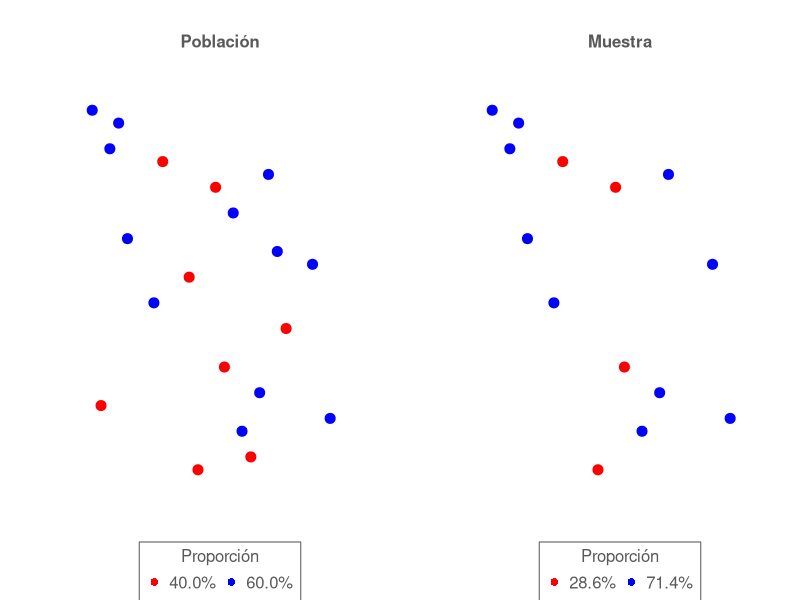
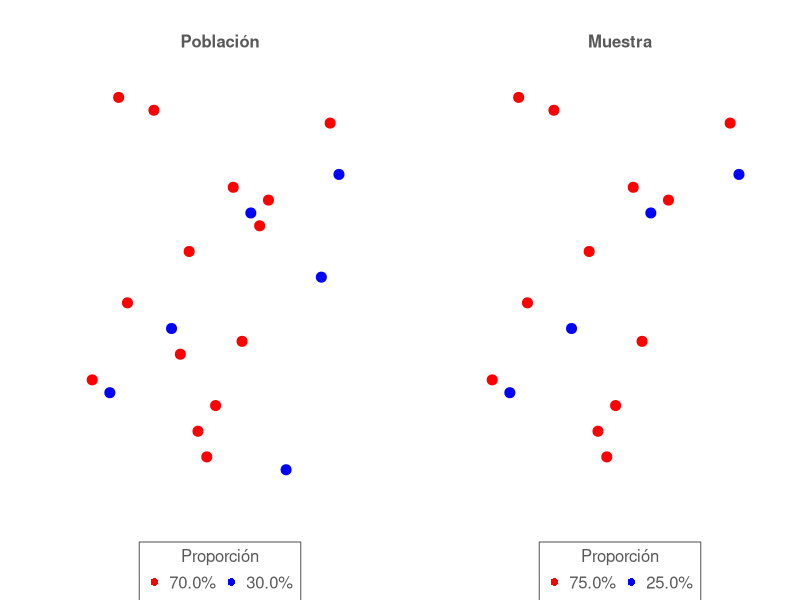
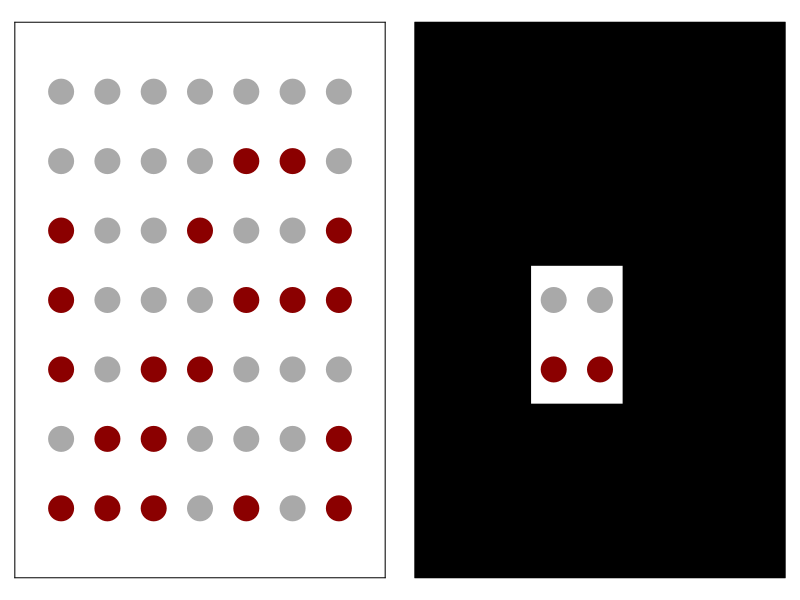
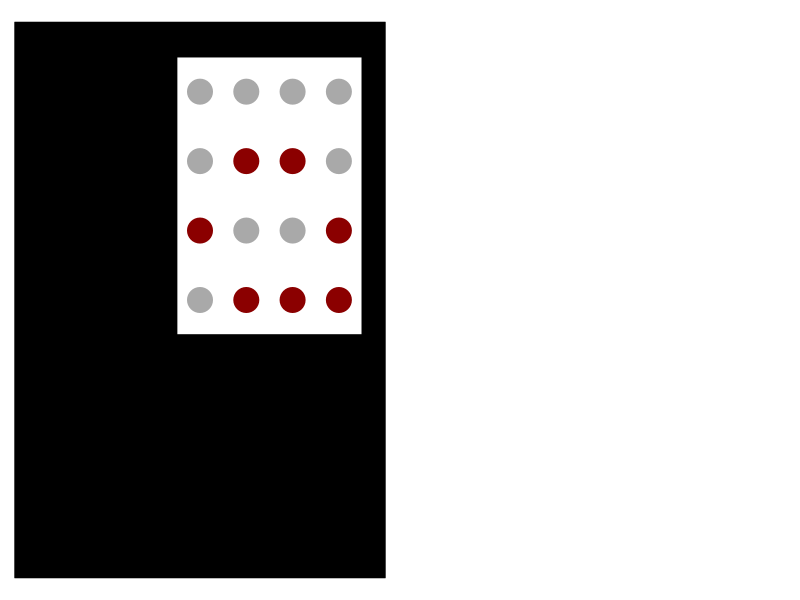
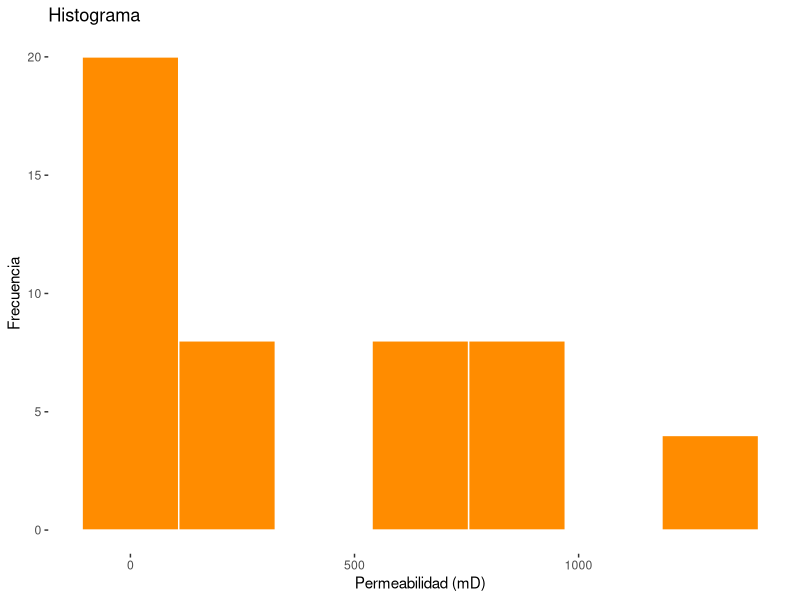

Write the R code that produced these figures, in order.
## ---- chunk 1
  set.seed(2023)
  col_text = "gray35"
  col_point1 = "red"
  col_point2 = "blue"
  par(mfrow = c(1,2), las = 1, bty = "n", bg = NA)
  pos = data.frame(sample(1:30,20), sample(1:30,20))
  pos[,3] = NA
  n = sample(3:17, 1)
  pos[sample(1:20,n),3] = col_point1
  pos[,3] = ifelse(is.na(pos[,3]), col_point2, pos[,3])
  
  plot(x = pos[,1], y = pos[,2],
       pch = 20, cex = 2, col = pos[,3],
       xaxt = "n", yaxt = "n",
       xlab = "", ylab = "", main = "Población",
       cex.main = 1, col.main = col_text,
       xlim = c(1,30), ylim = c(0,30))
  legend("bottom",
         legend = paste(format(round(c(sum(pos[,3] == col_point1), sum(pos[,3] == col_point2))/length(pos[,3])*100,1),
                               nsmall = 1),"%", sep = ""),
         pch = 16, col = c(col_point1, col_point2), horiz = T,
         bty = "o", inset = c(0,-0.25), xpd = T,
         title = "Proporción", cex = 1,
         text.col = col_text, box.col = col_text)
  
  n2 = sample(1:20, sample(1:19,1))
  plot(x = pos[n2,1], y = pos[n2,2],
       pch = 20, cex = 2, col = pos[n2,3],
       xaxt = "n", yaxt = "n",
       xlab = "", ylab = "", main = "Muestra",
       cex.main = 1, col.main = col_text,
       xlim = c(1,30), ylim = c(0,30))
  legend("bottom",
         legend = paste(format(round(c(sum(pos[n2,3] == col_point1), sum(pos[n2,3] == col_point2))/length(pos[n2,3])*100,1),
                               nsmall = 1),"%", sep = ""),
         pch = 16, col = c(col_point1, col_point2), horiz = T,
         bty = "o", inset = c(0,-0.25), xpd = T,
         title = "Proporción", cex = 1,
         text.col = col_text, box.col = col_text)
## ---- chunk 2
  set.seed(1992)
  par(mfrow = c(1,2), las = 1, bty = "n", bg = NA)
  pos = data.frame(sample(1:30,20), sample(1:30,20))
  pos[,3] = NA
  n = sample(3:17, 1)
  pos[sample(1:20,n),3] = col_point1
  pos[,3] = ifelse(is.na(pos[,3]), col_point2, pos[,3])
  
  plot(x = pos[,1], y = pos[,2],
       pch = 20, cex = 2, col = pos[,3],
       xaxt = "n", yaxt = "n",
       xlab = "", ylab = "",
       main = "Población", cex.main = 1, col.main = col_text,
       xlim = c(1,30), ylim = c(0,30))
  legend("bottom",
         legend = paste(format(round(c(sum(pos[,3] == col_point1), sum(pos[,3] == col_point2))/length(pos[,3])*100,1),
                               nsmall = 1),"%", sep = ""),
         pch = 16, col = c(col_point1, col_point2), horiz = T, bty = "o",
         inset = c(0,-0.25), xpd = T, title = "Proporción", cex = 1,
         text.col = col_text, box.col = col_text)
  
  set.seed(156)
  n2 = sample(1:20, sample(1:19,1))
  plot(x = pos[n2,1], y = pos[n2,2],
       pch = 20, cex = 2, col = pos[n2,3],
       xaxt = "n", yaxt = "n",
       xlab = "", ylab = "",
       main = "Muestra", cex.main = 1, col.main = col_text,
       xlim = c(1,30), ylim = c(0,30))
  legend("bottom",
         legend = paste(format(round(c(sum(pos[n2,3] == col_point1), sum(pos[n2,3] == col_point2))/length(pos[n2,3])*100,1),
                               nsmall = 1),"%", sep = ""),
         pch = 16, col = c(col_point1, col_point2), horiz = T, bty = "o",
         inset = c(0,-0.25), xpd = T,title = "Proporción", cex = 1,
         text.col = col_text, box.col = col_text)
## ---- chunk 3
  col_point1 = "darkred"
  col_point2 = "darkgray"
  col_fill = "black"
  par(bg = NA, mar = c(0,0,0,0))
  df = data.frame(x = rep(1:7,rep(7,7)), y = rep(1:7,7), color = NA)
  set.seed(2023)
  df$color[sample(dim(df)[1], 20)] = col_point1
  df$color[is.na(df$color)] = col_point2
  plot(x = df$x, y = df$y, col = df$color,
       pch = 20, cex = 5,
       xlim = c(0,8), ylim = c(0,8),
       bty = "n", xaxt = "n", yaxt = "n",
       xlab = "", ylab = "")
  segments(x0 = c(0,0,0,8), y0 = c(0,8,0,0),
           x1 = c(0,8,8,8), y1 = c(8,8,0,8))
## ---- chunk 4
  par(bg = NA, mar = c(0,0,0,0))
  df = data.frame(x = rep(1:7,rep(7,7)), y = rep(1:7,7), color = NA)
  set.seed(2023)
  df$color[sample(dim(df)[1], 20)] = col_point1
  df$color[is.na(df$color)] = col_point2
  plot(x = df$x, y = df$y, col = df$color,
       pch = 20, cex = 5,
       xlim = c(0,8), ylim = c(0,8),
       bty = "n", xaxt = "n", yaxt = "n",
       xlab = "", ylab = "")
  polygon(x = c(0,0,8,8,4.5,4.5,2.5,2.5,4.5,4.5),
          y = c(8,0,0,8,8,2.5,2.5,4.5,4.5,8),
          col = col_fill, border = col_fill)
## ---- chunk 5
  par(bg = NA, mar = c(0,0,0,0))
  df = data.frame(x = rep(1:7,rep(7,7)), y = rep(1:7,7), color = NA)
  set.seed(2023)
  df$color[sample(dim(df)[1], 20)] = col_point1
  df$color[is.na(df$color)] = col_point2
  plot(x = df$x, y = df$y, col = df$color,
       pch = 20, cex = 5,
       xlim = c(0,8), ylim = c(0,8),
       bty = "n", xaxt = "n", yaxt = "n",
       xlab = "", ylab = "")
  polygon(x = c(0,0,8,8,7.5,7.5,3.5,3.5,7.5,7.5),
          y = c(8,0,0,8,8,3.5,3.5,7.5,7.5,8),
          col = col_fill, border = col_fill)
## ---- chunk 6
library(ggplot2)
datos = rock
ggplot(datos, aes(x = perm)) +
  geom_histogram(color = "white", fill = "darkorange", bins = 7) +
  labs(title = "Histograma", x = "Permeabilidad (mD)", y = "Frecuencia") +
  theme(legend.background = element_rect(fill = "transparent"),
        legend.box.background = element_rect(fill = "transparent"),
        panel.background = element_rect(fill = "transparent", color = NA),
        panel.grid.major = element_blank(),
        panel.grid.minor = element_blank(),
        plot.background = element_rect(fill = "transparent", color = NA))
